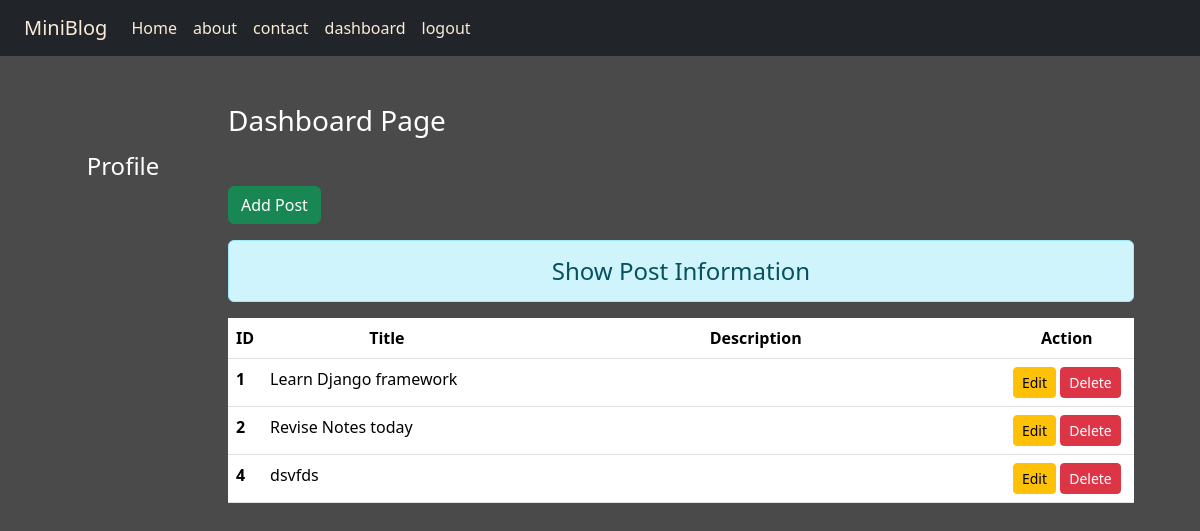
The page /dashboard/ (signed in) on the database its author committed.
### blog/models.py (models this page shows)
class Post(models.Model):
    title=models.CharField(max_length=200)
    disc=models.CharField(max_length=300)

### blog/views.py (the view)
# urls.py: path("dashboard/", views.dashboard, name='dashboard'),
def dashboard(request):
    if request.user.is_authenticated:
        posts = Post.objects.all()
        return render(request, 'blog/dashboard.html', {'posts': posts})
    else:
        return HttpResponseRedirect('/login/')

### blog/templates/blog/dashboard.html (shortened to what this page needs)
{% extends 'blog/base.html' %}
{% load static %}
{% block side %}
<div class="col-sm-2 text-white my-5 text-center">
  <h4 class="my-5">Profile</h4>
</div>
{% endblock side %}
{% block content %}
<div class="col-sm-10">
 <h3 class="text-white my-5">Dashboard Page</h3>
 <a href="{% url 'addpost' %}" class="btn btn-success">Add Post</a>
 <h4 class="text-center alert alert-info mt-3">Show Post Information</h4>
  {% if posts %}
   <table class="table table-hover bg-white">
     <thead>
       <tr class="text-center">
         <th scope="col" style="width:2%">ID</th>
         <th scope="col" style="width:28%">Title</th>
         <th scope="col" style="width:55%">Description</th>
         <th scope="col" style="width:15%">Action</th>
       </tr>
     </thead>
     <tbody>
      {% for post in posts %}
       <tr>
         <th scope="row">{{post.id}}</th>
         <td>{{post.title}}</td>
         <td>{{post.desc}}</td>
         <td class="text-center">
          <a href="{% url 'updatepost' post.id %}" class="btn btn-warning btn-sm">Edit</a>
          {% if perms.blog.delete_post %}
          <form action="{% url 'deletepost' post.id %}" method="post" class="d-inline"> {% csrf_token %}
          <input type="submit" class="btn btn-danger btn-sm" value="Delete">
         </form>
         {% endif %}
         </td>
       </tr>
      {% endfor %}
     </tbody>
   </table>
  {% else %}
   <h4 class="text-center alert alert-warning">No Records</h4>
  {% endif %}
</div>
{% endblock content %}

### blog/templates/blog/base.html (shortened to what this page needs)
<!DOCTYPE html>
{% load static %}
<html lang="en">
<head>
    <link rel="stylesheet" href="{% static 'blog/css/bootstrap.css' %}">
    <link rel="stylesheet" href="{% static 'blog/css/style.css' %}">
</head>
<body>
   <div class="container-fluid bg-dark w-100">
    {% include 'blog/navbar.html' %}
   </div>
   <div class="container">
    <div class="row">
        <div class="row">
            {% block side %}
            {% endblock side %}
            {% block content %}
            {% endblock content %}
        </div>
    </div>
   </div>
</body>
</html>

### blog/templates/blog/navbar.html (shortened to what this page needs)
<!DOCTYPE html>
<html lang="en">
  <head>
  </head>
  <body>
    <nav
      class="navbar navbar-expand-lg bg-body-dark text-white"
      data-bs-theme="dark"
    >
      <div class="container-fluid mynav">
        <a class="navbar-brand" href="{% url 'home' %}">MiniBlog</a>
        <div class="collapse navbar-collapse" id="navbarNavAltMarkup">
          <div class="navbar-nav">
            <a class="nav-link" aria-current="page" href="{% url 'home' %}"
              >Home</a
            >
            <a class="nav-link" href="{% url 'about' %}">about</a>
            <a class="nav-link" href="{% url 'contact' %}">contact</a>
            {% if request.user.is_authenticated %}
            <a class="nav-link" href="{% url 'dashboard' %}">dashboard</a>
            <a class="nav-link" href="{% url 'logout' %}">logout</a>
            {% else %}
            <a class="nav-link" href="{% url 'signup' %}">signup</a>
            <a class="nav-link" href="{% url 'login' %}">login</a>
            {% endif %}
          </div>
        </div>
      </div>
    </nav>
  </body>
</html>

### blog/static/blog/css/style.css (style rules this page uses)
body { background: rgb(75,74,74); color: antiquewhite; }
.mynav a { color: antiquewhite; }

### rows shown on the page
Post: id "1", title "Learn Django framework"
Post: id "2", title "Revise Notes today"
Post: id "4", title "dsvfds"
